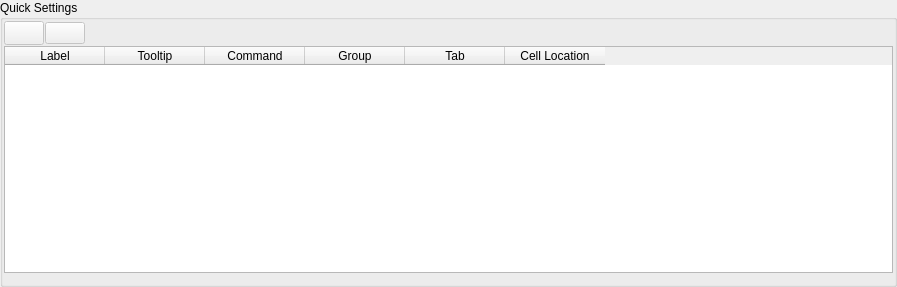
<?xml version="1.0" encoding="UTF-8"?>
<ui version="4.0">
 <class>ButtonEditor</class>
 <widget class="QGroupBox" name="ButtonEditor">
  <property name="geometry">
   <rect>
    <x>0</x>
    <y>0</y>
    <width>897</width>
    <height>287</height>
   </rect>
  </property>
  <property name="windowTitle">
   <string>Form</string>
  </property>
  <property name="title">
   <string>Quick Settings</string>
  </property>
  <layout class="QVBoxLayout" name="verticalLayout">
   <property name="spacing">
    <number>1</number>
   </property>
   <property name="leftMargin">
    <number>1</number>
   </property>
   <property name="topMargin">
    <number>1</number>
   </property>
   <property name="rightMargin">
    <number>1</number>
   </property>
   <item>
    <layout class="QHBoxLayout" name="horizontalLayout">
     <item>
      <widget class="QPushButton" name="_addButton">
       <property name="enabled">
        <bool>false</bool>
       </property>
       <property name="sizePolicy">
        <sizepolicy hsizetype="Fixed" vsizetype="Fixed">
         <horstretch>0</horstretch>
         <verstretch>0</verstretch>
        </sizepolicy>
       </property>
       <property name="minimumSize">
        <size>
         <width>24</width>
         <height>24</height>
        </size>
       </property>
       <property name="contextMenuPolicy">
        <enum>Qt::NoContextMenu</enum>
       </property>
       <property name="toolTip">
        <string>Add a quick settings item</string>
       </property>
       <property name="text">
        <string/>
       </property>
       <property name="icon">
        <iconset resource="resources/TACConfigEditor.qrc">
         <normaloff>:/TabsPlus.png</normaloff>:/TabsPlus.png</iconset>
       </property>
       <property name="iconSize">
        <size>
         <width>24</width>
         <height>24</height>
        </size>
       </property>
      </widget>
     </item>
     <item>
      <widget class="QPushButton" name="_removeButton">
       <property name="enabled">
        <bool>false</bool>
       </property>
       <property name="sizePolicy">
        <sizepolicy hsizetype="Fixed" vsizetype="Fixed">
         <horstretch>0</horstretch>
         <verstretch>0</verstretch>
        </sizepolicy>
       </property>
       <property name="contextMenuPolicy">
        <enum>Qt::NoContextMenu</enum>
       </property>
       <property name="toolTip">
        <string>Remove a quick settings item</string>
       </property>
       <property name="text">
        <string/>
       </property>
       <property name="icon">
        <iconset resource="resources/TACConfigEditor.qrc">
         <normaloff>:/TabsRemove.png</normaloff>:/TabsRemove.png</iconset>
       </property>
       <property name="iconSize">
        <size>
         <width>24</width>
         <height>24</height>
        </size>
       </property>
      </widget>
     </item>
     <item>
      <spacer name="horizontalSpacer">
       <property name="orientation">
        <enum>Qt::Horizontal</enum>
       </property>
       <property name="sizeHint" stdset="0">
        <size>
         <width>40</width>
         <height>20</height>
        </size>
       </property>
      </spacer>
     </item>
    </layout>
   </item>
   <item>
    <widget class="QTableWidget" name="_buttonsTable">
     <property name="enabled">
      <bool>true</bool>
     </property>
     <property name="sizePolicy">
      <sizepolicy hsizetype="Expanding" vsizetype="Expanding">
       <horstretch>0</horstretch>
       <verstretch>0</verstretch>
      </sizepolicy>
     </property>
     <property name="maximumSize">
      <size>
       <width>16777215</width>
       <height>16777215</height>
      </size>
     </property>
     <property name="focusPolicy">
      <enum>Qt::StrongFocus</enum>
     </property>
     <property name="contextMenuPolicy">
      <enum>Qt::DefaultContextMenu</enum>
     </property>
     <property name="selectionMode">
      <enum>QAbstractItemView::SingleSelection</enum>
     </property>
     <property name="selectionBehavior">
      <enum>QAbstractItemView::SelectRows</enum>
     </property>
     <attribute name="verticalHeaderVisible">
      <bool>false</bool>
     </attribute>
     <attribute name="verticalHeaderMinimumSectionSize">
      <number>28</number>
     </attribute>
     <attribute name="verticalHeaderDefaultSectionSize">
      <number>30</number>
     </attribute>
     <column>
      <property name="text">
       <string>Label</string>
      </property>
      <property name="toolTip">
       <string>The name of the button</string>
      </property>
     </column>
     <column>
      <property name="text">
       <string>Tooltip</string>
      </property>
      <property name="toolTip">
       <string>The tooltip for the button</string>
      </property>
     </column>
     <column>
      <property name="text">
       <string>Command</string>
      </property>
      <property name="toolTip">
       <string>The command for the button</string>
      </property>
     </column>
     <column>
      <property name="text">
       <string>Group</string>
      </property>
      <property name="toolTip">
       <string>The group where the button will be added</string>
      </property>
     </column>
     <column>
      <property name="text">
       <string>Tab</string>
      </property>
      <property name="toolTip">
       <string>The tab where the button will be displayed</string>
      </property>
     </column>
     <column>
      <property name="text">
       <string>Cell Location</string>
      </property>
      <property name="toolTip">
       <string>The location of the button in the TAC UI. Format &lt;column, row&gt;</string>
      </property>
     </column>
    </widget>
   </item>
  </layout>
 </widget>
 <resources>
  <include location="resources/TACConfigEditor.qrc"/>
 </resources>
 <connections/>
</ui>
